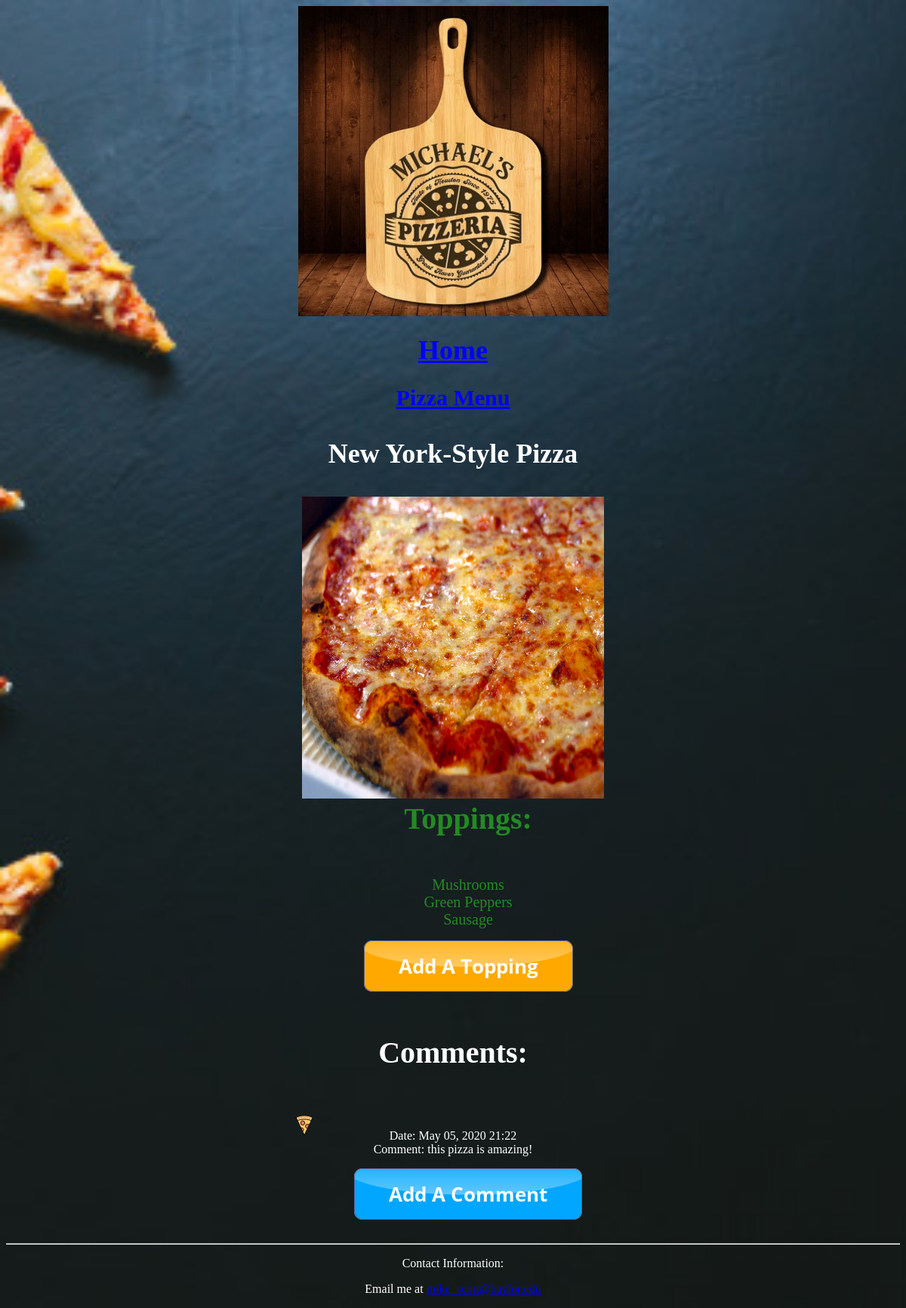
Screenshot of /pizza_list/3/ with the database file from the repository.
### pizzas/models.py (models this page shows, shortened)
class Pizza(models.Model):
    text = models.CharField(max_length=30)
    date_added = models.DateTimeField(auto_now_add=True)
    def __str__(self):
        return self.text

class Topping(models.Model):
    pizza = models.ForeignKey(Pizza, on_delete=models.CASCADE)
    top_choices = (
        ('B', 'Bacon'),
        ('S', 'Sausage'),
        ('P', 'Pepperoni'),
        ('PN', 'Pineapple'),
        ('SP', 'Spinach'),
        ('M', 'Mushrooms'),
        ('C', 'Chicken'),
        ('A', 'Anchovies'),
        ('GP', 'Green Peppers'),
        ('RP', 'Red Peppers'),
    )
    top_choice = models.CharField(max_length=2, choices=top_choices)
    date_added = models.DateTimeField(auto_now_add=True)
    class Meta:
        verbose_name_plural = 'toppings'

class Comment(models.Model):
    pizza = models.ForeignKey(Pizza, on_delete=models.CASCADE)
    text = models.TextField()
    date_added = models.DateTimeField(auto_now_add=True)
    class Meta:
        verbose_name_plural = 'comments'

### pizzas/views.py (the view)
# urls.py: path('pizza_list/<int:pizza_id>/', views.pizza, name='pizza'),
def pizza(request, pizza_id):
    pizza = Pizza.objects.get(id=pizza_id)
    toppings = pizza.topping_set.order_by('-date_added')
    context = {'pizza':pizza, 'toppings':toppings}
    return render(request, 'pizzas/pizza.html',context)

### pizzas/templates/pizzas/pizza.html
{%extends "pizzas/base.html" %}
{% block content %}
{% load static %}
<link rel="stylesheet" href="{% static 'css/base.css' %}">
    <h3 style="text-align:center">{{ pizza }} </h3>
    {% if pizza.text == "Neapolitan Pizza" %}
    <center><IMG SRC="{% static 'images/np.jpg' %}" ALIGN="center" style="width:400px;height:400px;"></center>
    {% elif pizza.text == "Chicago Pizza" %}
    <center><IMG SRC="{% static 'images/chicago.jpg' %}" ALIGN="center" style="width:400px;height:400px;"></center>
    {% elif pizza.text == "New York-Style Pizza" %}
    <center><IMG SRC="{% static 'images/newyork.jpg' %}" ALIGN="center" style="width:400px;height:400px;"></center>
    {% elif pizza.text == "St. Louis-Style Pizza" %}
    <center><IMG SRC="{% static 'images/stl.jpg' %}" ALIGN="center" style="width:400px;height:400px;"></center>
    {% elif pizza.text == "Sicilian Pizza" %}
    <center><IMG SRC="{% static 'images/sicil.jpg' %}" ALIGN="center" style="width:400px;height:400px;"></center>
    {% elif pizza.text == "Greek Pizza" %}
    <center><IMG SRC="{% static 'images/greek.jpg' %}" ALIGN="center" style="width:400px;height:400px;"></center>
    {% elif pizza.text == "BBQ Pizza" %}
    <center><IMG SRC="{% static 'images/bbq.jpg' %}" ALIGN="center" style="width:400px;height:400px;"></center>
    {% endif %}
    <table align="center">
        <tr>
          <td>
    <ul class="b">
        <h4 style="font-size: 40px ; font-weight: bolder; color:forestgreen;">
            Toppings:</h4>
        {% for topping in toppings %}
        <li style="font-size: 20px ; font-weight: normal; color:forestgreen;">
            {{ topping.get_top_choice_display }}
        </li>
        {% empty %}
            <li style="font-size: 2em ; font-weight: normal; color:forestgreen;">
                There are no toppings for this pizza yet..</li>
        {% endfor %}
    </ul>
    <ul class="b">
        <li>
            <a href="{% url 'pizzas:new_topping' pizza.id %}">
                <img src="{% static 'images/button_add-a-topping.png' %}" width="width" height="height">
            </a>
        </li>
    </ul>
    <ul class="a">
        <h4 style="font-size: 40px ; font-weight: bolder; color: white;">Comments:</h4>
            {% for comment in pizza.comment_set.all %}
            <li>
                <p style="text-align:center">Date: {{ comment.date_added|date:'M d, Y H:i' }} <br> Comment: {{ comment.text}}<p>
            </li>
            {% empty %}
                <li style="font-size: 1em ; font-weight: bolder; color:white;">There are no comments for this pizza yet..</li>
            {% endfor %}
    </ul>
    <ul class="b">
        <li>
            <a href="{% url 'pizzas:new_comment' pizza.id%}">
                <img src="{% static 'images/button_add-a-comment.png' %}" width="width" height="height">
            </a>
        </li>
        </ul>
        </td>
        </tr>
        </table>
{% endblock content%}

### pizzas/static/css/base.css (style rules this page uses)
body { background: url(bg2.jpg) no-repeat center center fixed; -webkit-background-size: cover; -moz-background-size: cover; -o-background-size: cover; background-size: cover; }
ul { text-align: center; list-style: inside; }
h3 { color: white; text-align: center; }
h4 { color: white; text-align: center; font-size: 40px; }
p { color: white; text-align: center; }
ul.a { list-style: url("piz.png"); list-style-position: outside; margin: 0; padding: 0; }
ul.b { list-style-type: none; list-style-position: outside; }
a:link { color: blue; }

### pizzas/templates/pizzas/base.html (style rules this page uses)
h3 { font-size:36px; }
h4 { font-size:24px; }

### rows the page displays
Pizza: text "New York-Style Pizza"
Topping: top_choice "Mushrooms"
Topping: top_choice "Green Peppers"
Topping: top_choice "Sausage"
Comment: date_added "May 05, 2020 21:22", text "this pizza is amazing!"
